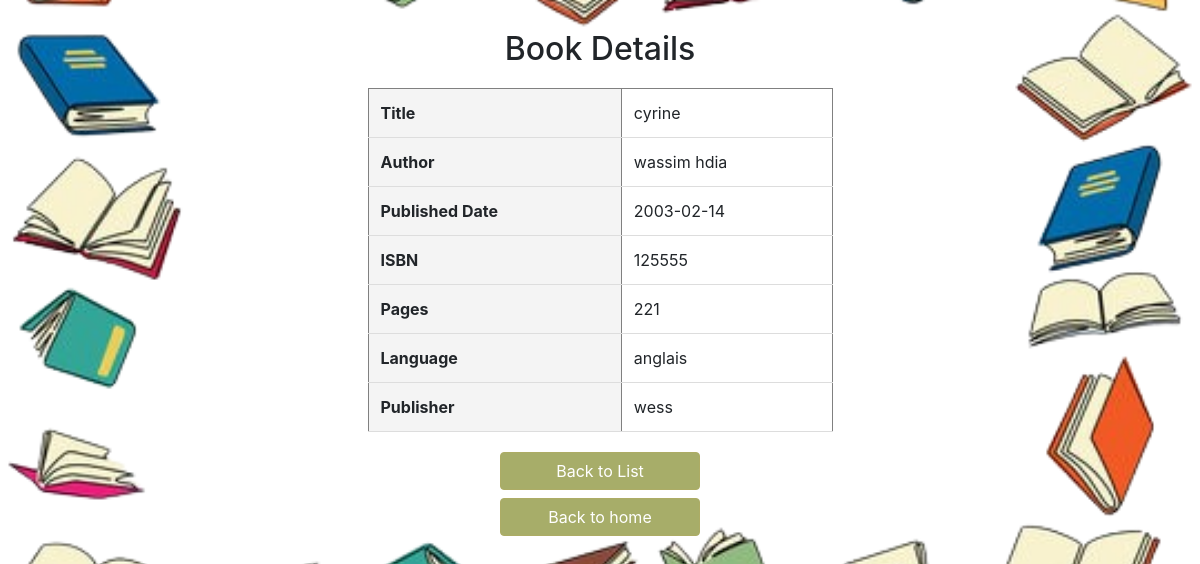
Screenshot of /book/12 with the database file from the repository.
### tables this page shows
CREATE TABLE books (
    id INTEGER PRIMARY KEY AUTOINCREMENT,
    title TEXT NOT NULL,
    author TEXT NOT NULL,
    published_date DATE,
    isbn TEXT UNIQUE NOT NULL,
    pages INTEGER,
    language TEXT,
    publisher TEXT
);

### flaskbook.py (the view)
@app.route('/book/<int:book_id>', methods=['GET'])
def book_detail(book_id):
    try:
        conn = get_db_connection()
        book = conn.execute('SELECT * FROM books WHERE id = ?', (book_id,)).fetchone()
        conn.close()
        if book is None:
            return jsonify({'error': 'Book not found'}), 404
        return render_template('book_detail.html', book=book)
    except Exception as e:
        print(f'error in book_detail function: {e}')
        return render_template('error_page.html')

### flaskbook.py (called while the page is built)
def get_db_connection():
    conn = sqlite3.connect(DATABASE)
    conn.row_factory = sqlite3.Row
    return conn

### templates/book_detail.html (shortened to what this page needs)
<!DOCTYPE html>
<html lang="en">
<head>
    <link rel="stylesheet" href="https://stackpath.bootstrapcdn.com/bootstrap/4.5.2/css/bootstrap.min.css">
    <link rel="stylesheet" type="text/css" href="{{ url_for('static', filename='book.css') }}">
</head>
<body>
    <div class="container">
        <h2 style="text-align: center; margin-top: 30px;">Book Details</h2>
        <table class="book-details-table" border="1px">
            <tr>
                <th>Title</th>
                <td>{{ book.title }}</td>
            </tr>
            <tr>
                <th>Author</th>
                <td>{{ book.author }}</td>
            </tr>
            <tr>
                <th>Published Date</th>
                <td>{{ book.published_date }}</td>
            </tr>
            <tr>
                <th>ISBN</th>
                <td>{{ book.isbn }}</td>
            </tr>
            <tr>
                <th>Pages</th>
                <td>{{ book.pages }}</td>
            </tr>
            <tr>
                <th>Language</th>
                <td>{{ book.language }}</td>
            </tr>
            <tr>
                <th>Publisher</th>
                <td>{{ book.publisher }}</td>
            </tr>
        </table>
        <div class="d-flex flex-column align-items-center">
            <a href="{{ url_for('list') }}" class="btn btn-custom btn-block">Back to List</a>
            <a href="{{ url_for('home') }}" class="btn btn-custom btn-block">Back to home</a>
        </div>
    </div>
</body>
</html>

### static/book.css (style rules this page uses)
body { background-image: url('../static/book.png'); background-repeat: no-repeat; background-size: cover; background-position: center; }
.container { width: 80%; margin: auto; overflow: hidden; }
table { width: 50%; border-collapse: collapse; margin-top: 20px; margin-left: 25%; background-color: #fff; }
th, td { padding: 12px; text-align: left; border-bottom: 1px solid #ddd; }
th { background-color: #f4f4f4; }
.btn-custom { background-color: #a7ad69; border-color: #adac65; color: white; width:200px; margin-top: 20px; }

### rows the page displays
books: title "cyrine", author "wassim hdia", published_date "2003-02-14", isbn "125555", pages "221", language "anglais", publisher "wess"
